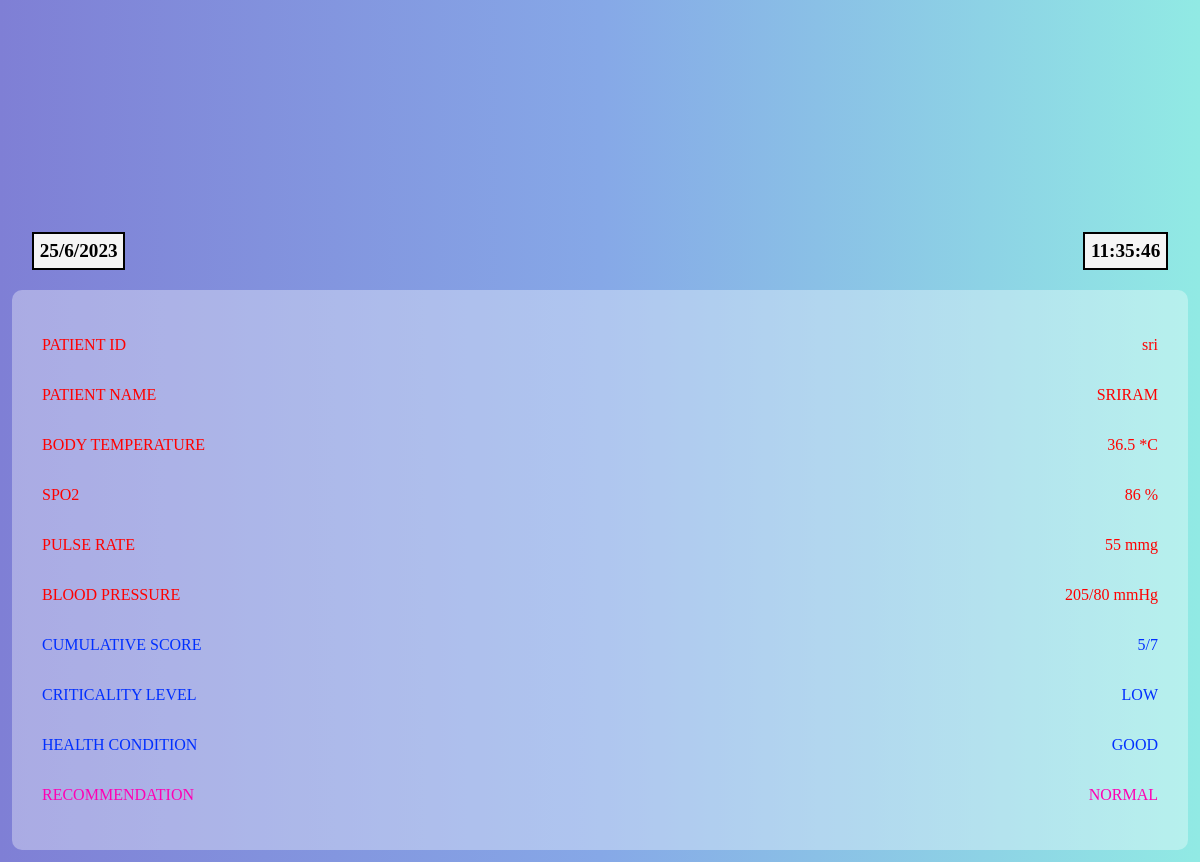
Before: /result/1 with the older database file.
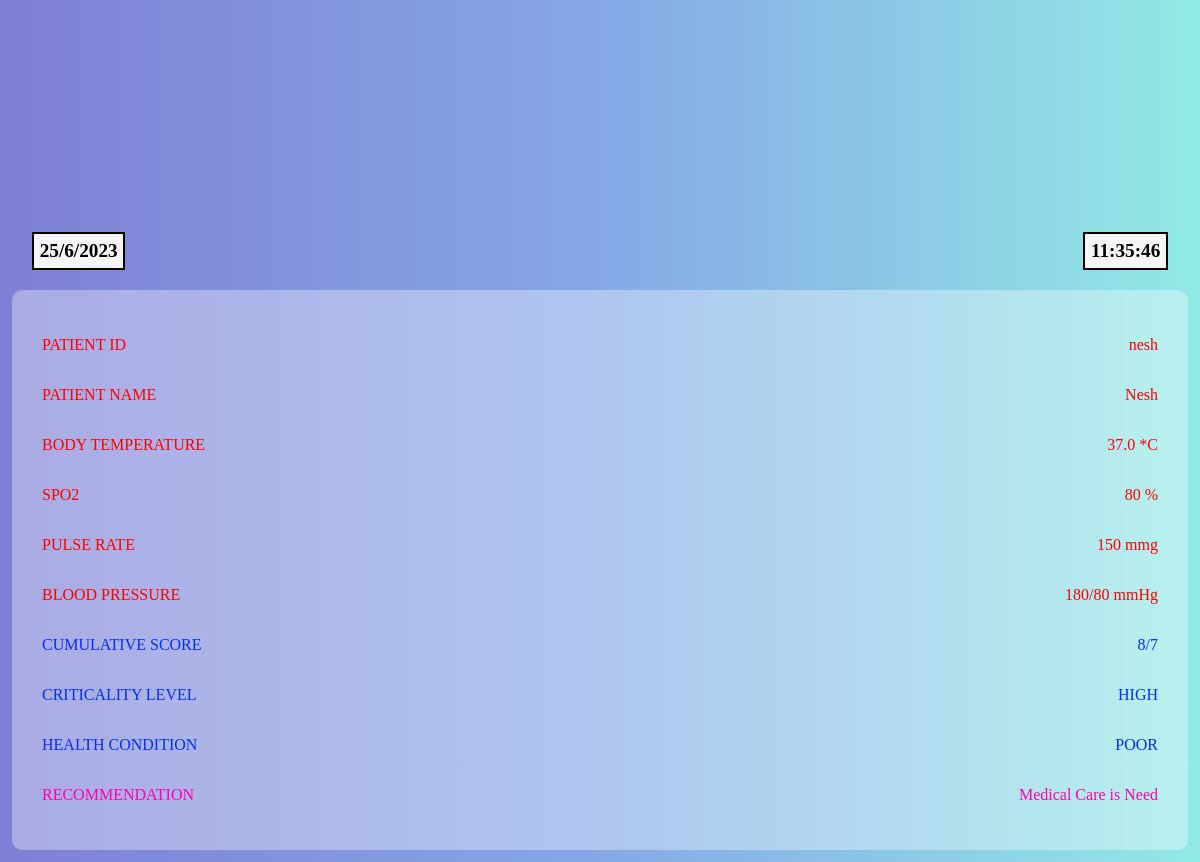
After: the same page with the newer database file.
### core/models.py (models this page shows, shortened)
class Vitals(models.Model):
    user = models.ForeignKey(User,on_delete=models.CASCADE,related_name='user')
    doctor = models.ForeignKey(User,on_delete=models.CASCADE,related_name='doctor',blank=True)
    bt = models.FloatField()
    spo2 = models.IntegerField()
    pr = models.IntegerField()
    bp = models.IntegerField()
    cm = models.IntegerField()
    cl = models.CharField(max_length=50,choices=LEVEL)
    timestramp = models.DateTimeField(auto_now_add=True)
    class Meta:
        ordering = ['-id']

### core/views.py (the view)
# urls.py: path("result/<int:id>",result,name='result'),
def result(request,id):
    context = {
        "obj" : Vitals.objects.get(id=id)
    }
    n = Vitals.objects.get(id=id)
    cl = n.cl
    if cl == 'LOW':
        context['HC']='GOOD'
        context['REC'] = 'NORMAL'
    elif cl == 'HIGH':
        context['HC'] = 'POOR'
        context['REC'] = 'Medical Care is Need'
    elif cl == 'MEDIUM':
        context['HC'] = 'NORMAL'
        context['REC'] = 'Take Care, Good!!'
    else:
        context['HC'] = 'NONE'
        context['REC'] = 'NONE'
    return render(request,'core/result.html',context)

### templates/core/result.html (shortened to what this page needs)
<!DOCTYPE html>
<html lang="en">
<head>
</head>
<body>
    <div class="wraper">
        <div class="logo">
        </div>
        <div class="top">
            <div class="date" id="date">20/06/2023</div>
            <div class="time" id="time">07.58 P.M</div>
        </div>
        <div class="content">
            <div class="row">
                <p>PATIENT ID</p>
                <p>{{obj.user}}</p>
            </div>
            <div class="row">
                <p>PATIENT NAME</p>
                <p>{{obj.user.first_name}}</p>
            </div>
            <div class="row">
                <p>BODY TEMPERATURE</p>
                <p>{{obj.bt}} *C</p>
            </div>
            <div class="row">
                <p>SPO2</p>
                <p>{{obj.spo2}} %</p>
            </div>
            <div class="row">
                <p>PULSE RATE</p>
                <p>{{obj.pr}} mmg</p>
            </div>
            <div class="row">
                <p>BLOOD PRESSURE</p>
                <p>{{obj.bp}}/80 mmHg</p>
            </div>
            <div class="row rr">
                <p>CUMULATIVE SCORE</p>
                <p>{{obj.cm}}/7</p>
            </div>
            <div class="row rr">
                <p>CRITICALITY LEVEL</p>
                <p>{{obj.cl}}</p>
            </div>
            <div class="row rr">
                <p>HEALTH CONDITION</p>
                <p>{{HC}}</p>
            </div>
            <div class="row re">
                <p>RECOMMENDATION</p>
                <p>{{REC}}</p>
            </div>
        </div>
    </div>
</body>
</html>

### templates/core/result.html (style rules this page uses)
body { background: #7F7FD5; background: -webkit-linear-gradient(to left, #91EAE4, #86A8E7, #7F7FD5); background: linear-gradient(to left, #91EAE4, #86A8E7, #7F7FD5); display: flex; justify-content: center; }
.top { display: flex; justify-content: space-between; padding: 10px; margin: 10px; }
.time, .date { border:2px solid; background-color: whitesmoke; padding: .3em; text-align: center; font-size: larger; font-weight: bolder; }
.wraper { display: flex; flex-direction: column; justify-content: center; overflow: hidden; width: 100%; padding: 4px; }
.content { display: flex; flex-direction: column; align-items: center; justify-content: center; padding: 30px; background-color: rgba(255, 255, 255, 0.337); border-radius: 10px; }
.row { display: flex; width: 100%; justify-content: space-between; color: red; }
.rr p { color: #002fff; }
.re p { color: #ff00b3; }
.logo { display: flex; width: 100%; justify-content: center; align-items: center; }

Changed rows visible on the page:
changed Vitals: user "sri" → "nesh"; user.first_name "SRIRAM" → "Nesh"; bt "36.5" → "37.0"; spo2 "86" → "80"; pr "55" → "150"; bp "205" → "180"; cm "5" → "8"; cl "LOW" → "HIGH"
Other visible differences:
{{ HC }}: "GOOD" → "POOR"
{{ REC }}: "NORMAL" → "Medical Care is Need"
